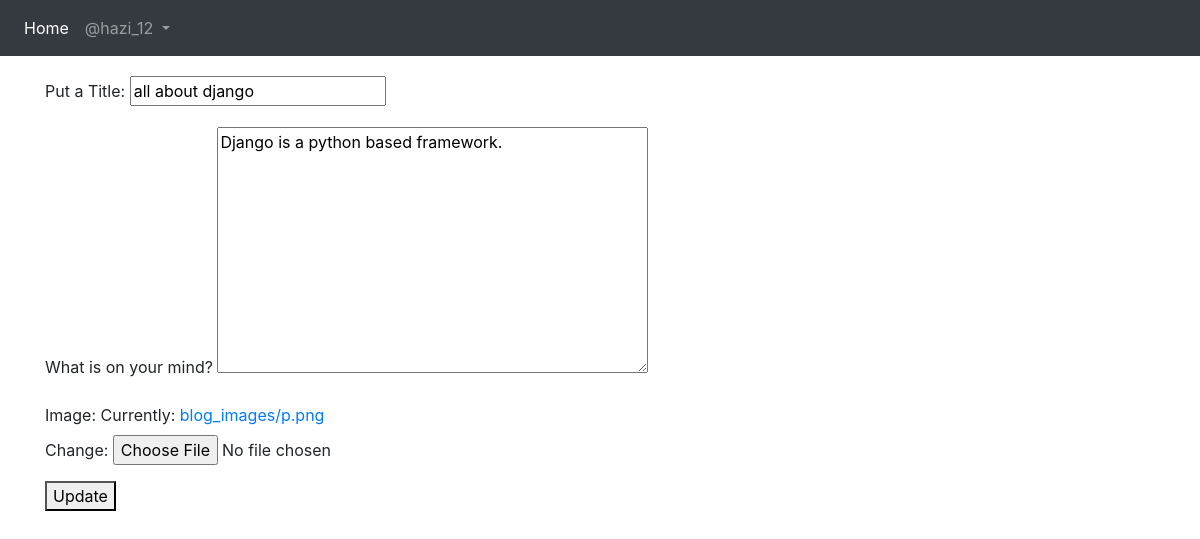
Screenshot of /blog/edit/2/ (signed in) with the database file from the repository.
### blog_app/models.py (models this page shows, shortened)
class Blog(models.Model):
    author = models.ForeignKey(User, on_delete=models.CASCADE, related_name='post_author',null=True)
    blog_title = models.CharField(max_length=264, verbose_name="Put a Title")
    slug = models.SlugField(max_length=264, unique=True)
    blog_content = models.TextField(verbose_name="What is on your mind?")
    blog_image = models.ImageField(upload_to='blog_images', verbose_name="Image")
    publish_date = models.DateTimeField(auto_now_add=True)
    update_date = models.DateTimeField(auto_now=True)
    class Meta:
        ordering = ['-publish_date', ]

### blog_app/views.py (the view, shortened to what this page needs)
# urls.py: path('edit/<pk>/', views.UpdateBlog.as_view(), name='edit_blog'),
class UpdateBlog(LoginRequiredMixin, UpdateView):
    model = Blog
    fields = ('blog_title', 'blog_content', 'blog_image')
    template_name = 'blog_app/edit_blog.html'

### templates/blog_app/edit_blog.html (shortened to what this page needs)
{% extends 'base.html' %}
{% block body_block %}
{% if blog.author == user %}
<form method="POST">
{{form.as_p}}
<button type="submit" name="button">Update</button>
{% else %}
<p>Your are not allowed to view this page. 404</p>
</form>
{% endif %}
{% endblock %}

### templates/base.html (shortened to what this page needs)
<!DOCTYPE html>
<html lang="en">
<head>
      <link rel="stylesheet" href="https://maxcdn.bootstrapcdn.com/bootstrap/4.4.1/css/bootstrap.min.css">
  <link href="https://maxcdn.bootstrapcdn.com/font-awesome/4.7.0/css/font-awesome.min.css" rel="stylesheet">
</head>
<body>
  <nav class="navbar navbar-expand-sm bg-dark navbar-dark">
    <ul class="navbar-nav">
      <li class="nav-item active">
        <a class="nav-link" href="{% url 'index' %}"> Home </a>
      </li>
         {% if user.is_authenticated %}
     <div class="nav-item dropdown">
        <a class="nav-link dropdown-toggle" href="#" id="navbardrop" data-toggle="dropdown">
          @{{user.username}}
        </a>
      </div>
        {% else %}
 <li class="nav-item ">
        <a class="nav-link" href="{% url 'login_app:signup' %}"> Sign Up </a>
      </li>
        <li class="nav-item ">
        <a class="nav-link" href="{% url 'login_app:login' %}"> Sign in </a>
       {% endif %}
    </ul>
  </nav>
  <div class="container" style="padding-top:20px">
{% block body_block %}
{% endblock %}
    </div>
</body>
</html>

### rows the page displays
Blog: blog_title "all about django", blog_content "Django is a python based framework."

### other values shown
{{ user.username }} "hazi_12"
